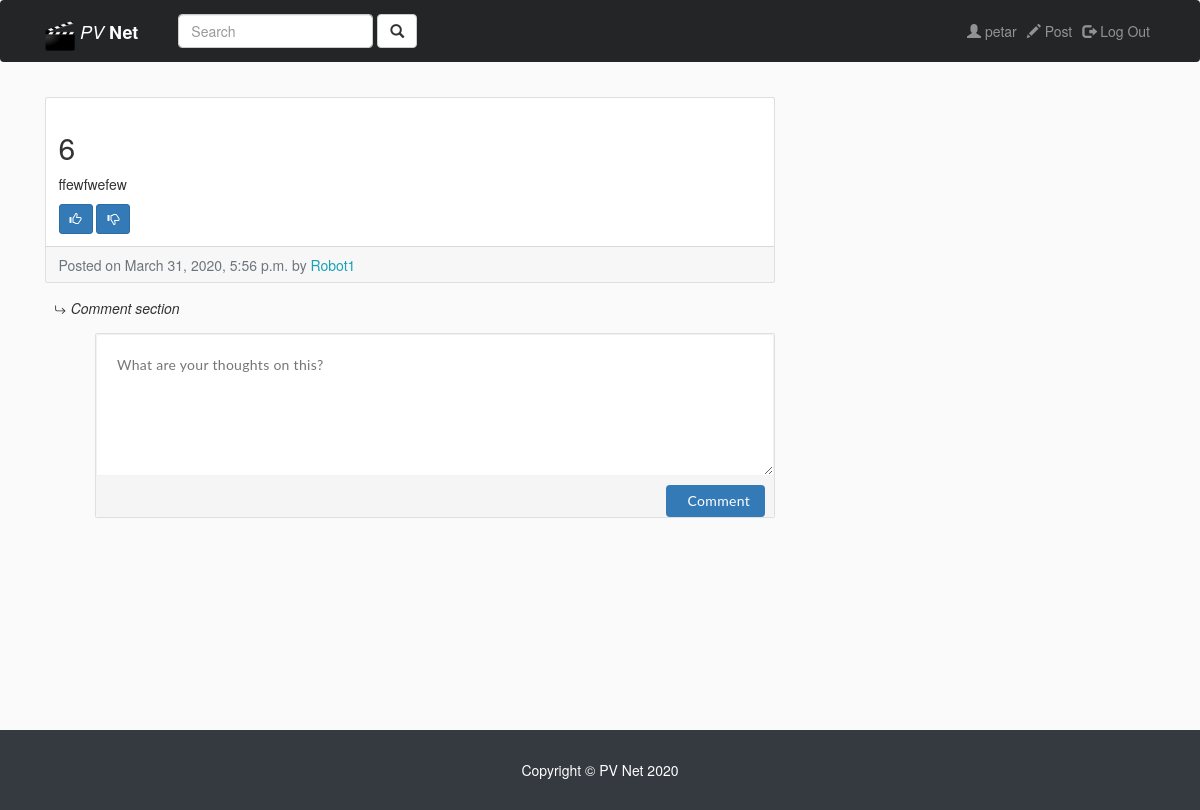
Page /entry/10/ (signed in) on the earlier database version.
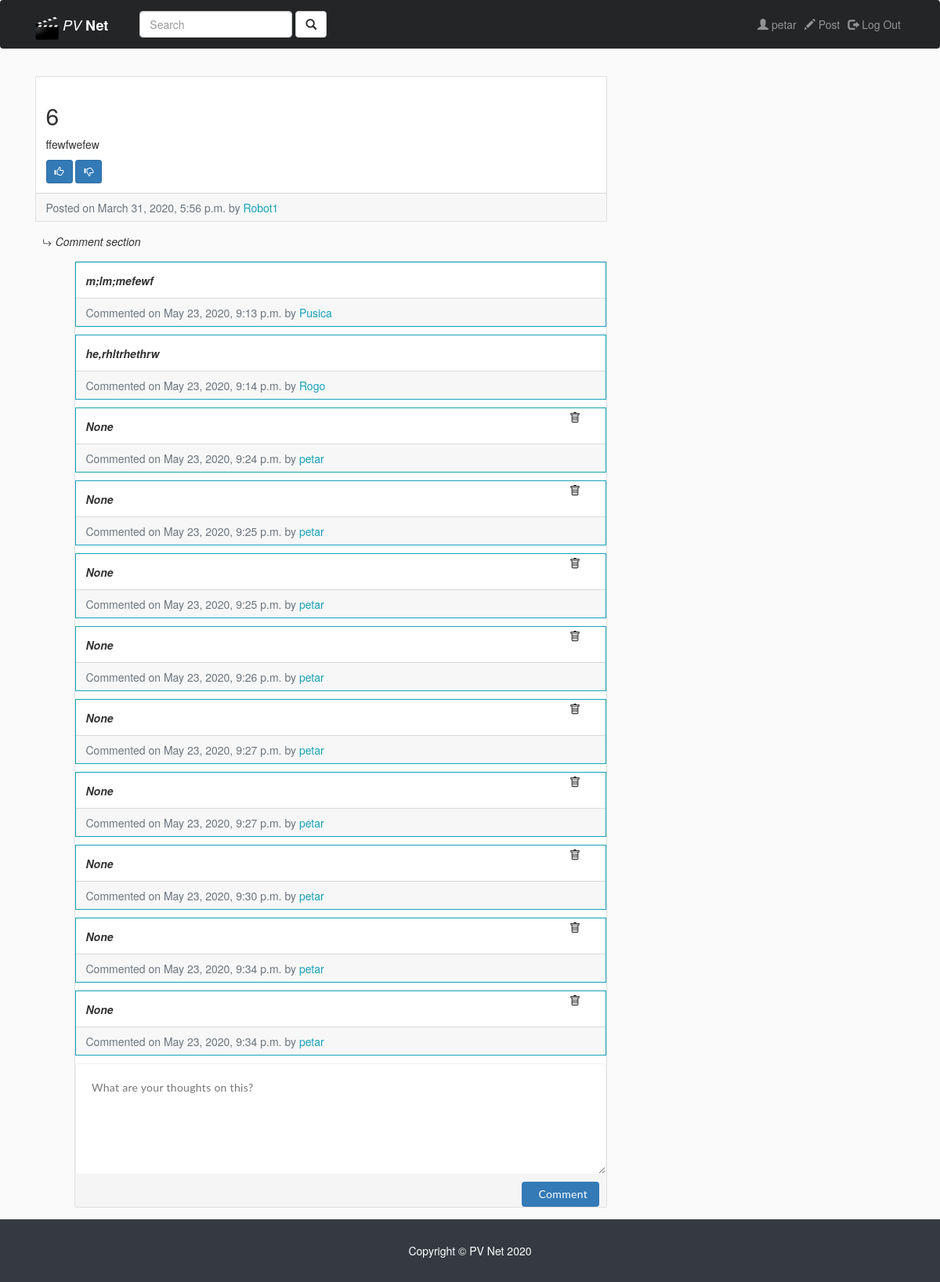
Same page on the later database version.
### entries/models.py (models this page shows, shortened)
class Comment(models.Model):
    comment_author = models.ForeignKey(User, on_delete=models.CASCADE)
    comment_entry = models.ForeignKey(Entry, on_delete=models.CASCADE)
    comment_text = models.TextField(blank=True, null=True)
    comment_date = models.DateTimeField(auto_now_add=True)
    class Meta:
        verbose_name_plural = 'comments'

### entries/views.py (the view)
# urls.py: path('entry/<int:pk>/', EntryView.as_view(), name = 'entry-detail'),
class EntryView(LoginRequiredMixin, DetailView):
    model = Entry
    template_name = 'entries/entry_detail.html'
    context_object_name = "entry"
    def get_context_data(self, **kwargs):
        context = super().get_context_data(**kwargs)
        comments = Comment.objects.filter(comment_entry = context['entry'])
        context['comments'] = comments
        return context

### entries/templates/entries/entry_detail.html (shortened to what this page needs)
{% extends "entries/base.html" %}
{% block content %}
<div class="col-md-8 main">
  <div class="card mb-4 mt-4">
    <div class="card-body">
      <h2 class="card-title">{{ entry.entry_title }}</h2>
      <p class="card-text"> {{ entry.entry_text|linebreaks }}</p>
      <a href="" class="btn btn-primary btn-sm"> <span class="glyphicon glyphicon-thumbs-up"></span> </a>
      <a href="" class="btn btn-primary btn-sm"> <span class="glyphicon glyphicon-thumbs-down"></span> </a>
    </div>
    <div class="card-footer text-muted">
      Posted on {{ entry.entry_date }} by
    <a href="{% url 'profile' entry.entry_author.pk %}"><span class= "text-info mr-2">{{ entry.entry_author }}</span></a>
    </div>
  </div>
<i>Comment section</i>
<div id="comment-section">
  {% include "entries/comment.html" %}
</div>
</div>
{% endblock %}

### entries/templates/entries/comment.html (shortened to what this page needs)
<div class="card mb-4 mt-4 com">
    <div class="comment-section">
      {% for comment in comments %}
      <div class="border border-info mb-3">
        {% if entry.entry_author == request.user or comment.comment_author == request.user %}
      <form method="POST">
        <div class="delete-button">
            <button class="button" type="submit" id="delete-comment" value="{{ comment.pk }}" onclick="return confirm('Are you sure you want to delete this?')">
             </button>
        </div>
      </form>
        {% endif %}
        <div class="card-body">
          <p class="card-text"> <b><i>{{ comment.comment_text }}</i></b></p>
        </div>
        <div class="card-footer text-muted">
          Commented on {{ comment.comment_date }} by
          <a href="{% url 'profile' comment.comment_author.pk %}"><span class= "text-info mr-2">{{ comment.comment_author }}</span></a>
        </div>
      </div>
      {% endfor %}
			<div class="status-upload">
				<form method="POST">
					<textarea id="comment_text" placeholder="What are your thoughts on this?" ></textarea>
					<button id="comment" type="submit" value="{{ entry.pk }}" class="btn btn-primary"> Comment</button>
				</form>
			</div>
		</div>
  </div>

Differences in the rows shown:
added Comment: comment_text "m;lm;mefewf", comment_date "May 23, 2020, 9:13 p.m.", comment_author "Pusica"
added Comment: comment_text "he,rhltrhethrw", comment_date "May 23, 2020, 9:14 p.m.", comment_author "Rogo"
added Comment: {{ comment.pk }} 5 (drawn), comment_text "None", comment_date "May 23, 2020, 9:24 p.m.", comment_author "petar"
added Comment: {{ comment.pk }} 6 (drawn), comment_text "None", comment_date "May 23, 2020, 9:25 p.m.", comment_author "petar"
added Comment: {{ comment.pk }} 7 (drawn), comment_text "None", comment_date "May 23, 2020, 9:25 p.m.", comment_author "petar"
added Comment: {{ comment.pk }} 8 (drawn), comment_text "None", comment_date "May 23, 2020, 9:26 p.m.", comment_author "petar"
added Comment: {{ comment.pk }} 9 (drawn), comment_text "None", comment_date "May 23, 2020, 9:27 p.m.", comment_author "petar"
added Comment: {{ comment.pk }} 10 (drawn), comment_text "None", comment_date "May 23, 2020, 9:27 p.m.", comment_author "petar"
added Comment: {{ comment.pk }} 11 (drawn), comment_text "None", comment_date "May 23, 2020, 9:30 p.m.", comment_author "petar"
added Comment: {{ comment.pk }} 12 (drawn), comment_text "None", comment_date "May 23, 2020, 9:34 p.m.", comment_author "petar"
added Comment: {{ comment.pk }} 13 (drawn), comment_text "None", comment_date "May 23, 2020, 9:34 p.m.", comment_author "petar"
